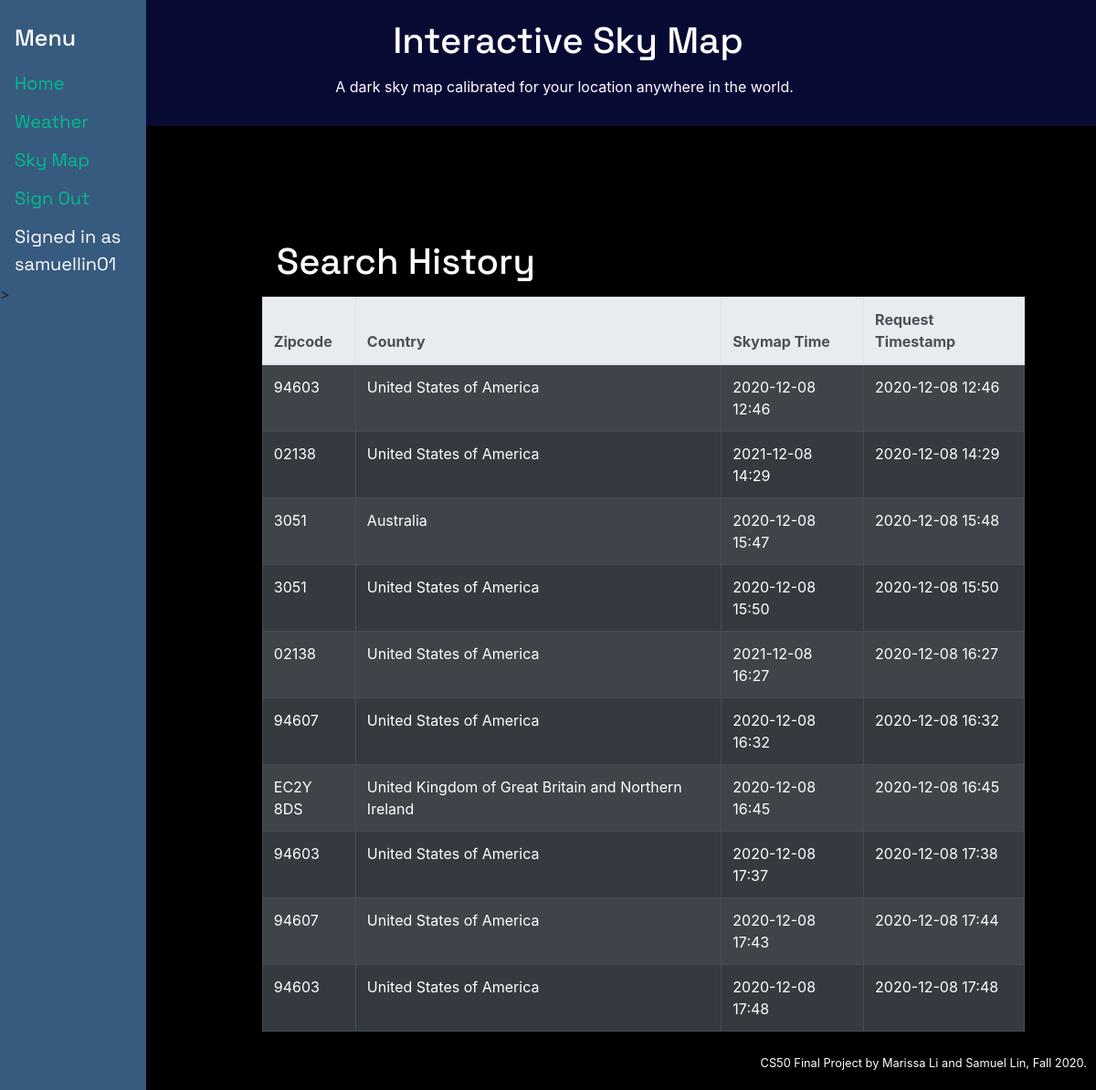
Page / (signed in) on the earlier database version.
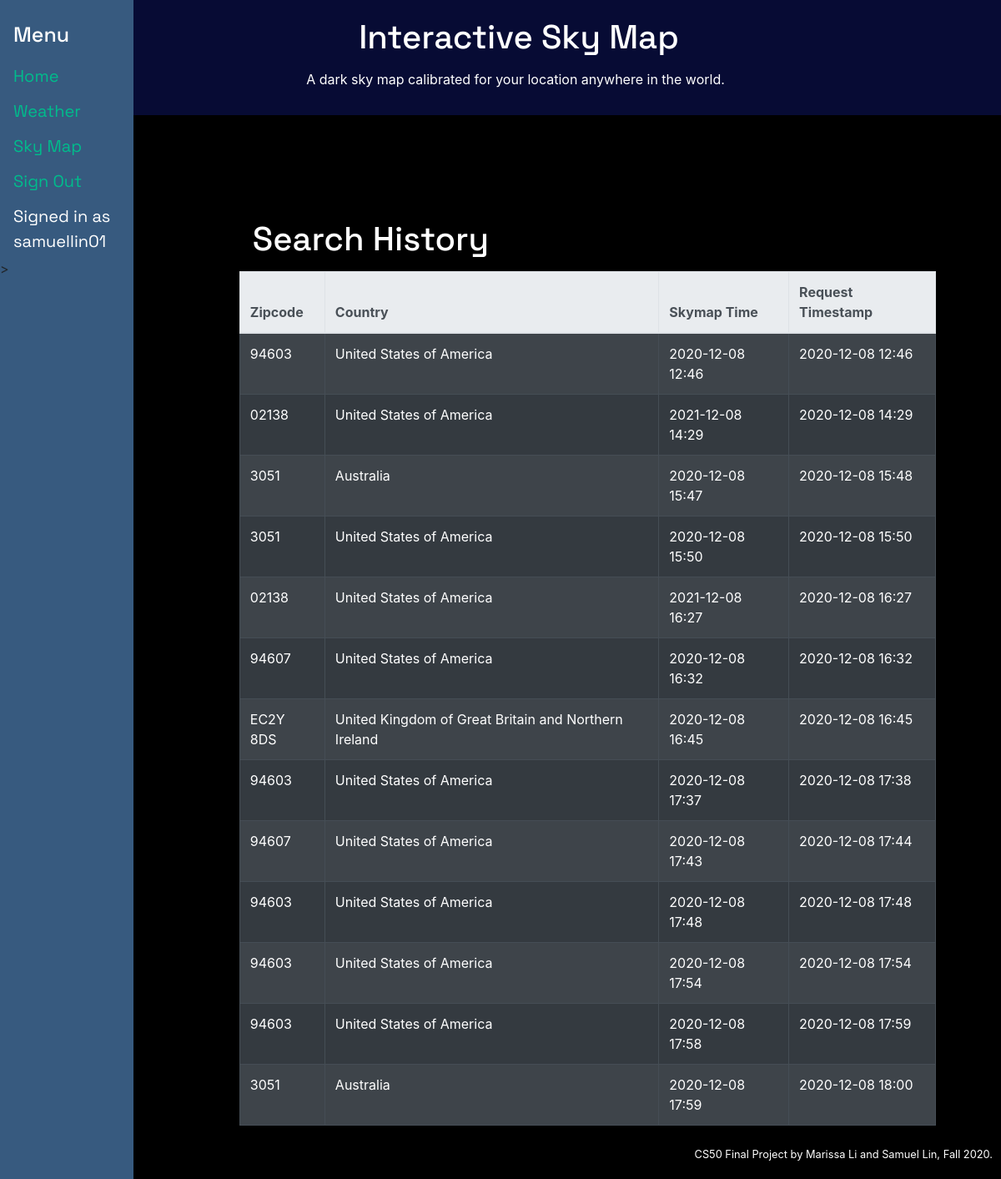
Same page on the later database version.
### tables this page shows
CREATE TABLE 'timeplaces' (username TEXT NOT NULL, zipcode TEXT NOT NULL, country TEXT NOT NULL,'requesttime' DATETIME,'timestamp' DATETIME);

### application.py (the view)
@app.route("/")
@login_required
def index():
    cur1.execute("SELECT * FROM timeplaces WHERE username = ? ORDER BY timestamp", (session["username"],))
    search_history = cur1.fetchall()
    return render_template("index.html", search_history=search_history)

### application.py (called while the page is built)
@app.after_request
def after_request(response):
    response.headers["Cache-Control"] = "no-cache, no-store, must-revalidate"
    response.headers["Expires"] = 0
    response.headers["Pragma"] = "no-cache"
    return response

### helpers.py (called while the page is built)
def login_required(f):
    @wraps(f)
    def decorated_function(*args, **kwargs):
        if session.get("user_id") is None:
            return redirect("/login")
        return f(*args, **kwargs)
    return decorated_function

### templates/index.html (shortened to what this page needs)
{% extends "layout.html" %}
{% block main %}
<form>
  <h1>Search History</h1>
    <table class="table table-bordered table-hover table-striped table-dark">
        <thead class="thead-light">
          <tr>
            <th scope="col">Zipcode</th>
            <th scope="col">Country</th>
            <th scope="col">Skymap Time</th>
            <th scope="col">Request Timestamp</th>
          </tr>
        </thead>
        <tbody>
        {% for item in search_history %}
          <tr>
            <td>{{ item[1] }}</td>
            <td>{{ item[2] }}</td>
            <td>{{ item[3][0:16] }}</td>
            <td>{{ item[4][0:16] }}</td>
          </tr>
        {% endfor %}
        </tbody>
      </table>
</form>
{% endblock %}

### templates/layout.html (shortened to what this page needs)
<!DOCTYPE html>
<html lang="en">
    <head>
        <link rel="stylesheet" href="https://cdn.jsdelivr.net/npm/bootstrap@4.5.3/dist/css/bootstrap.min.css">
        <link href="/static/styles.css" rel="stylesheet">
    </head>
    <body>
        <div class="container-fluid">
          <div class="jumbotron jumbotron-fluid">
              <h1>Interactive Sky Map</h1>
                <p>A dark sky map calibrated for your location anywhere in the world. </p>
          </div>
        </div>
        <div class="sidenav">
            <h1>Menu</h1>
            <a class="nav-item" href="/">Home</a>
            <a class="nav-item" href="/weather">Weather</a>
            <a class="nav-item" href="/timeplace">Sky Map</a>
            {% if session["user_id"] %}
                <a class="nav-item" href="/logout">Sign Out</a>
                <a class="nav-item username-label">Signed in as {{ session["username"] }}</a>>
            {% else %}
                <a class="nav-item" href="/login">Sign In</a>
                <a class="nav-item" href="/register">Register</a>
            {% endif %}
        </div>
        <main class="container p-5">
            {% block main %}{% endblock %}
        </main>
        <footer class="small text-center text-muted">
            CS50 Final Project by Marissa Li and Samuel Lin, Fall 2020.
        </footer>
    </body>
</html>

### static/styles.css (style rules this page uses)
body { background-color: #000000; }
h1, p, label, .jumbotron, .sidenav a:hover, #skymap-label { color: #ffffff; }
.jumbotron { background-color: #070b34; padding: 15px; float: right; right: -18px; width: 100%; position: absolute; text-align: center; }
footer { position: fixed; right: 10px; bottom: 20px; z-index: -5; }
form, footer, .cat, table { padding-left: 20%; padding-top: 20%; }
.text-muted, .username-label { color: white!important; }
.sidenav { background-color: #375a7f; height: 100%; width: 160px; position: fixed; z-index: 1; top: 0; left: 0; overflow-x: hidden; padding-top: 20px; }
.sidenav a, h1, #skymap-label { padding: 6px 8px 6px 16px; text-decoration: none; display: block; font-family: 'Space Grotesk', sans-serif; }
.sidenav h1 { font-size: 25px; color: #ffffff; }
.sidenav a { font-size: 20px; color: #00bc8c; }

Differences in the rows shown:
added timeplaces: zipcode "94603", country "United States of America", requesttime "2020-12-08 17:54", timestamp "2020-12-08 17:54"
added timeplaces: zipcode "94603", country "United States of America", requesttime "2020-12-08 17:58", timestamp "2020-12-08 17:59"
added timeplaces: zipcode "3051", country "Australia", requesttime "2020-12-08 17:59", timestamp "2020-12-08 18:00"
